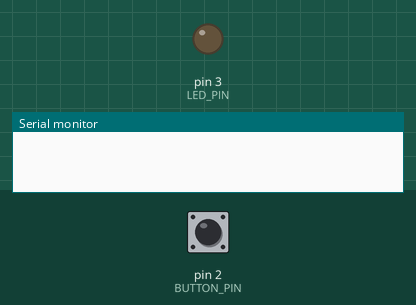
Simulated run of this sketch. Board: Arduino Uno, built with avr-gcc and run on an emulated ATmega328P. Shown: output pins drawn as LEDs (lit = HIGH), the last lines printed to the serial monitor. The test bench sets the inputs (shaded band); at power-on: pin 2 (BUTTON_PIN) HIGH.

Above: at 1.2 s.
1.3 s: pin 2 (BUTTON_PIN) pulled LOW for 0.15 s
At 1.37 s:
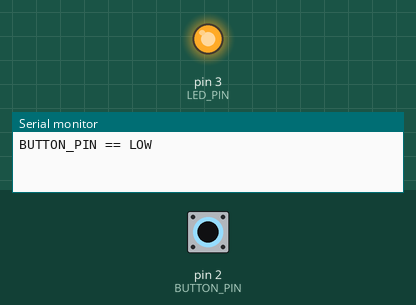
2.9 s: pin 2 (BUTTON_PIN) pulled LOW for 3.2 s
At 7.1 s:
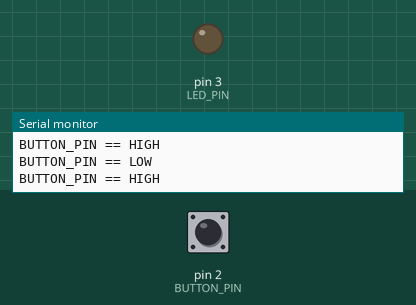
Timing chart, 0 to 8.6 s (numbered marks = the images above; inputs shaded):
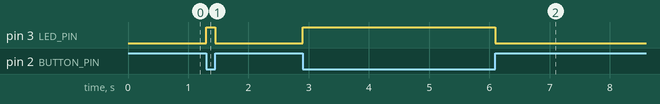

The sketch:

0_input_signal_output_pin.ino
```cpp
const int BUTTON_PIN = 2;
const int LED_PIN = 3;

void setup() {
  Serial.begin(9600);

  pinMode(BUTTON_PIN, INPUT_PULLUP);
  pinMode(LED_PIN, OUTPUT);

  digitalWrite(LED_PIN, LOW);
}

bool buttonPinLow = false;

void loop() {
  if (digitalRead(BUTTON_PIN) == LOW)
  {
    digitalWrite(LED_PIN, HIGH);

    if (buttonPinLow == false)
    {
      Serial.println("BUTTON_PIN == LOW");

      buttonPinLow = true;
    }
  }
  else
  {
    digitalWrite(LED_PIN, LOW);

    if (buttonPinLow)
    {
      Serial.println("BUTTON_PIN == HIGH");

      buttonPinLow = false;
    }
  }
}
```

Measured:
- after the input at 1.3 s, pin 3 (LED_PIN): LOW → HIGH at once, → LOW 0.15 s later
- after the input at 2.9 s, pin 3 (LED_PIN): LOW → HIGH at once, → LOW 3.2 s later
